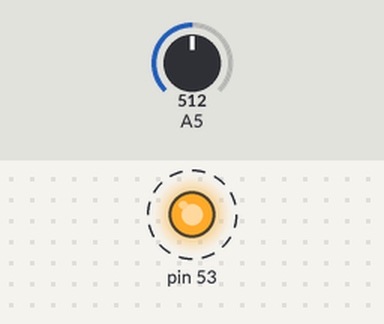
Recording of a sketch running on a simulated Arduino Mega 2560, built with avr-gcc and run on an emulated ATmega2560. Parts: output pins drawn as LEDs (lit = HIGH). Dashed ring = blinking. The inputs (shaded band) are chosen by the test bench; at power-on: A5 = 512. What the sketch prints to the serial monitor is not drawn.

Above: at 0.5 s.
Timing chart, 0 to 4.6 s (numbered marks = the images above):
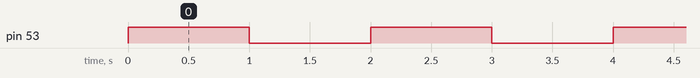

Measured:
- by itself, pin 53: alternates HIGH for 1.0 s and LOW for 1.0 s

The sketch:

Arduino_pin_test.ino
```cpp
// the setup function runs once when you press reset or power the board
void setup() {
  // initialize digital pin LED_BUILTIN as an output.
  pinMode(53, OUTPUT);
   Serial.begin(9600);
}

// the loop function runs over and over again forever
void loop() {
  digitalWrite(53, HIGH);   // turn the LED on (HIGH is the voltage level)
  delay(1000);                       // wait for a second
  digitalWrite(53, LOW);    // turn the LED off by making the voltage LOW
    int sensorValue = analogRead(A5);
  // Convert the analog reading (which goes from 0 - 1023) to a voltage (0 - 5V):
  float voltage = sensorValue* (5.0 / 1023.0);
  // print out the value you read:
  Serial.println(voltage, 4);
  delay(1000);                       // wait for a second
}
```
